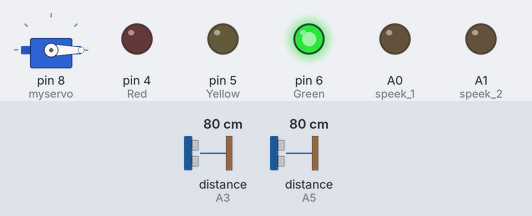
The sketch below on a simulated Arduino Uno, built with avr-gcc and run on an emulated ATmega328P. Shown: servo, output pins drawn as LEDs (lit = HIGH). Wiring (inferred from the names in the program): 2 × ultrasonic range finder: trigger A2, echo A3 / trigger A4, echo A5. Dashed ring = blinking. The test bench sets the inputs (shaded band); at power-on: distance to the obstacle (sensors on A3, A5) 80 cm. The echo pulse lasts 58.3 µs per cm; pins used as bus, display or sensor lines are not drawn.

Above: at 2.2 s.
2.3 s: distance to the obstacle (sensor on A3) set to 9 cm
3.8 s: distance to the obstacle (sensor on A3) set to 6 cm
At 4.06 s:
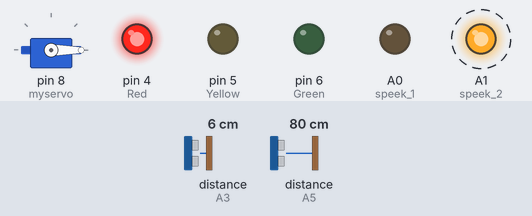
6.8 s: distance to the obstacle (sensor on A5) set to 18 cm
At 6.88 s:
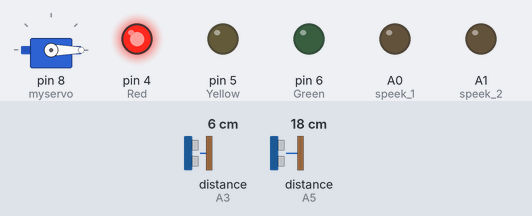
9.8 s: distance to the obstacle (sensor on A5) set to 14 cm
At 12.5 s:
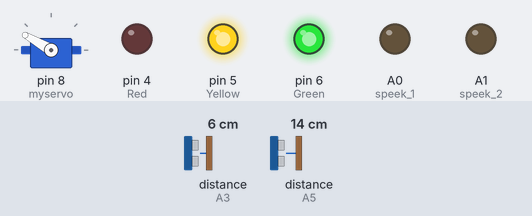
Timing chart, 0 to 17.9 s (numbered marks = the images above; inputs shaded):
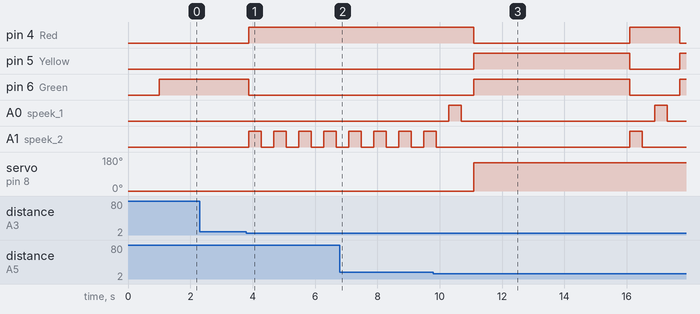

Measured:
- the behaviour switches between 8 and 7 cm on distance to the obstacle (sensor on A3) (found by bisection; images 0 and 1)
- the behaviour switches between 17 and 16 cm on distance to the obstacle (sensor on A5) (found by bisection; images 2 and 3)
- after the input at 2.3 s, every drawn part: stays the same
- after the input at 3.8 s, pin 4 (Red): LOW → HIGH after 0.07 s; pin 6 (Green): HIGH → LOW after 0.07 s; A1 (speek_2): alternates HIGH for 0.40 s and LOW for 0.41 s, starting after 0.07 s
- after the input at 9.8 s, pin 4 (Red): HIGH → LOW after 1.3 s, → HIGH 5.0 s later, → LOW 1.6 s later; pin 5 (Yellow), pin 6 (Green): LOW → HIGH after 1.3 s, → LOW 5.0 s later, → HIGH 1.6 s later; A0 (speek_1): alternates HIGH for 0.40 s and LOW for 6.2 s, starting after 0.50 s; servo on pin 8 (myservo): 0° → 150° after 1.3 s

The sketch:

SmartBin.ino
```cpp
#include<Servo.h>
Servo myservo;

int Red = 4;
int Yellow = 5;
int Green = 6;

//int UV_Led1 = 7;

const int trigPin_1 = A4;
const int echoPin_1 = A5;
const int speek_1 = A0;

const int trigPin_2 = A2;
const int echoPin_2 = A3;
const int speek_2 = A1;

long duration_1;
int distance_1;

long duration_2;
int distance_2;

void setup()
{
  Serial.begin(9600);
  myservo.attach(8);
  myservo.write(0);
  delay(1000);

  pinMode(Red, OUTPUT);
  pinMode(Yellow, OUTPUT);
  pinMode(Green, OUTPUT);

  pinMode(speek_1, OUTPUT);
  pinMode(trigPin_1, OUTPUT);
  pinMode(echoPin_1, INPUT);

  pinMode(speek_2, OUTPUT);
  pinMode(trigPin_2, OUTPUT);
  pinMode(echoPin_2, INPUT);

  digitalWrite(Red, 0);
  digitalWrite(Yellow, 0);
  digitalWrite(Green, 1);

  //digitalWrite(UV_Led1, 1);
}

void loop()
{
  digitalWrite(trigPin_1, LOW);
  delayMicroseconds(5);
  digitalWrite(trigPin_1, HIGH);
  delayMicroseconds(10);
  digitalWrite(trigPin_1, LOW);
  duration_1 = pulseIn(echoPin_1, HIGH);
  distance_1 = duration_1 * 0.034 / 2;

  digitalWrite(trigPin_2, LOW);
  delayMicroseconds(5);
  digitalWrite(trigPin_2, HIGH);
  delayMicroseconds(10);
  digitalWrite(trigPin_2, LOW);
  duration_2 = pulseIn(echoPin_2, HIGH);
  distance_2 = duration_2 * 0.034 / 2;

  if (distance_1 <= 15) {
    digitalWrite(speek_1, HIGH);
    delay(400);
    digitalWrite(speek_1, LOW);
    delay(400);

    //digitalWrite(UV_Led1, 0);

    digitalWrite(Red, 0);
    digitalWrite(Yellow, 1);
    digitalWrite(Green, 1);

    myservo.write(150);
    delay(5000);
    }else{
    myservo.write(0);
    digitalWrite(Red, 0);
    digitalWrite(Yellow, 0);
    digitalWrite(Green, 1);

    //digitalWrite(UV_Led1, 1);
   }

   if (distance_2 <= 6) {
    digitalWrite(Red, 1);
    digitalWrite(Yellow, 0);
    digitalWrite(Green, 0);

    digitalWrite(speek_2, HIGH);
    delay(400);
    digitalWrite(speek_2, LOW);
    delay(400);
    }else{
    digitalWrite(speek_2, LOW);
    delay(400);
   }
}
```
